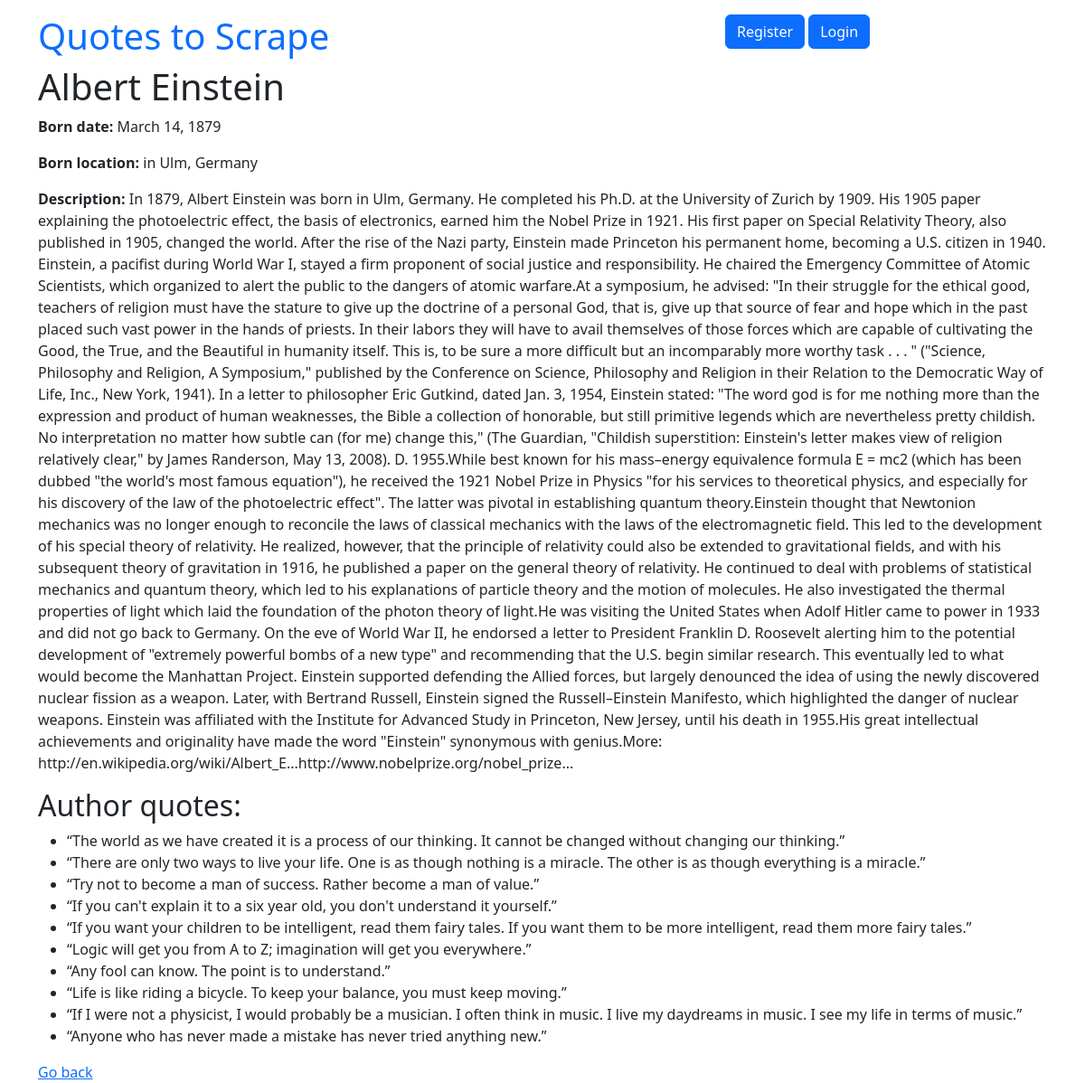
Page /author/1/ on the committed database.
### quotes/models.py (models this page shows, shortened)
class Author(models.Model):
    fullname = models.CharField(max_length=50)
    born_date = models.CharField(max_length=50)
    born_location = models.CharField(max_length=150)
    description = models.TextField()
    created_at = models.DateField(auto_now_add=True)

class Quote(models.Model):
    quote = models.TextField()
    tags = models.ManyToManyField(Tag)
    author = models.ForeignKey(Author, on_delete=models.CASCADE, default=None, null=True)
    created_at = models.DateTimeField(auto_now_add=True)

### quotes/views.py (the view)
# urls.py: path('author/<int:author_id>/', views.author_detail, name='author_detail'),
def author_detail(request, author_id):
    author = get_object_or_404(Author, id=author_id)
    return render(request, 'quotes/author_detail.html', {'author': author})

### quotes/templates/quotes/author_detail.html
{% extends "quotes/base.html" %}
{% block content %}
    <h1>{{ author.fullname }}</h1>
    <p><strong>Born date:</strong> {{ author.born_date }}</p>
    <p><strong>Born location:</strong> {{ author.born_location }}</p>
    <p><strong>Description:</strong> {{ author.description }}</p>
    <h2>Author quotes:</h2>
    <ul>
        {% for quote in author.quote_set.all %}
            <li>{{ quote.quote }}</li>
        {% endfor %}
    </ul>
    <a href="{% url 'quotes:root' %}">Go back</a>
{% endblock %}

### rows in the picture
Author: fullname "Albert Einstein", born_date "March 14, 1879", born_location "in Ulm, Germany", description "In 1879, Albert Einstein was born in Ulm, Germany. He completed his Ph.D. at the University of Zurich by 1909. His 1905 paper explaining the photoelectric effect, the basis of electronics, earned him the Nobel Prize in 1921. His first paper on Special Relativity Theory, also published in 1905, changed the world. After the rise of the Nazi party, Einstein made Princeton his permanent home, becoming a U.S. citizen in 1940. Einstein, a pacifist during World War I, stayed a firm proponent of social justice and responsibility. He chaired the Emergency Committee of Atomic Scientists, which organized to alert the public to the dangers of atomic warfare.At a symposium, he advised: \"In their…"
Quote: quote "“The world as we have created it is a process of our thinking. It cannot be changed without changing our thinking.”"
Quote: quote "“There are only two ways to live your life. One is as though nothing is a miracle. The other is as though everything is a miracle.”"
Quote: quote "“Try not to become a man of success. Rather become a man of value.”"
Quote: quote "“If you can't explain it to a six year old, you don't understand it yourself.”"
Quote: quote "“If you want your children to be intelligent, read them fairy tales. If you want them to be more intelligent, read them more fairy tales.”"
Quote: quote "“Logic will get you from A to Z; imagination will get you everywhere.”"
Quote: quote "“Any fool can know. The point is to understand.”"
Quote: quote "“Life is like riding a bicycle. To keep your balance, you must keep moving.”"
Quote: quote "“If I were not a physicist, I would probably be a musician. I often think in music. I live my daydreams in music. I see my life in terms of music.”"
Quote: quote "“Anyone who has never made a mistake has never tried anything new.”"
